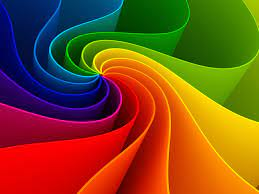
#> input picture img.jpeg, 259 x 194 px
$ python negative.py
#> lines starting #> are read from the running program, lines starting #| are printed output that depends on the picture
import cv2


def negative(image):
    for i in range(len(image)):
        for j in range(len(image[i])):
            for k in range(len(image[i][j])):
                image[i][j][k] = 255 - image[i][j][k]


img = cv2.imread('img.jpeg')
#> img is the input picture: shape (194, 259, 3); mean B, G, R 27.4, 75.9, 125.2
negative(img)
#> after the loop in negative, `for i in range(len(image)):`:
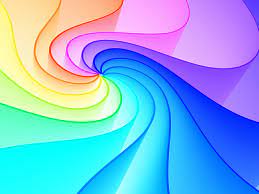
#> image: shape (194, 259, 3); mean B, G, R 227.6, 179.1, 129.8
cv2.imshow('win1', img)
cv2.waitKey(0)

$ run again, with cube.jpeg copied over img.jpeg
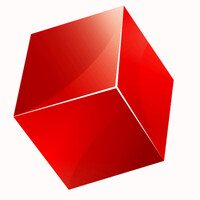
#> input picture cube.jpeg, 200 x 200 px
#> img is the input picture: shape (200, 200, 3); mean B, G, R 127.6, 130.2, 230.4
#> after the loop in negative, `for i in range(len(image)):`:
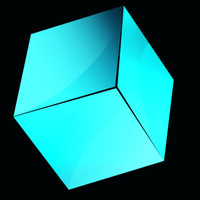
#> image: shape (200, 200, 3); mean B, G, R 127.4, 124.8, 24.6
